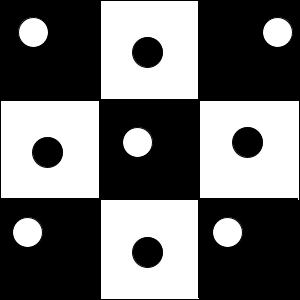
Frame 1 (no input)
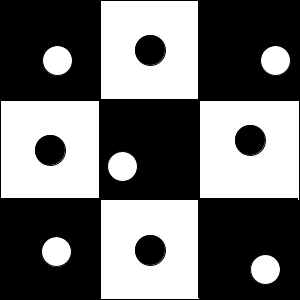
Frame 60 (the mouse pressed at the canvas centre just before this capture)
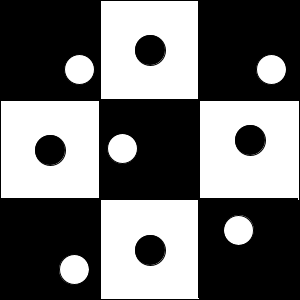
Frame 120 (the mouse held since frame 60 and released just before this capture)

The Processing sketch that drew these frames (run headless with seeded random() and noise(); from frame 60 on, the mouse is pressed at the canvas centre):

// Processing sketch: processing_8618
// ── processing_8618.pde

int size = 60;       // Width of the shape
float xpos, ypos;    // Starting position of shape    
float xspeed = 2.2;  // Speed of the shape
float yspeed = 2.2;  // Speed of the shape
int xdirection = 1;  // Left or Right
int ydirection = 1;  // Top to Bottom
float x1pos, y1pos;    // Starting position of shape    
int x1direction = 1;  // Left or Right
int y1direction = 1;  // Top to Bottom
float x2pos, y2pos;    // Starting position of shape    
int x2direction = 1;  // Left or Right
int y2direction = 1;  // Top to Bottom
float x3pos, y3pos;    // Starting position of shape    
int x3direction = 1;  // Left or Right
int y3direction = 1;  // Top to Bottom
float x4pos, y4pos;    // Starting position of shape    
int x4direction = 1;  // Left or Right
int y4direction = 1;  // Top to Bottom
float x5pos, y5pos;    // Starting position of shape    
int x5direction = 1;  // Left or Right
int y5direction = 1;  // Top to Bottom
float x6pos, y6pos;    // Starting position of shape    
int x6direction = 1;  // Left or Right
int y6direction = 1;  // Top to Bottom
float x7pos, y7pos;    // Starting position of shape    
int x7direction = 1;  // Left or Right
int y7direction = 1;  // Top to Bottom
float x8pos, y8pos;    // Starting position of shape    
int x8direction = 1;  // Left or Right
int y8direction = 1;  // Top to Bottom

void setup() {
  size(300,300);
  noStroke();
  frameRate(30);
  smooth();
  init_pos();
}

void draw() {
  background(0);
  stroke(0);
  
  draw_rect();
  ball1();
  ball2();
  ball3();
  ball4();
  ball5();
  ball6();
  ball7();
  ball8();
  ball9();
}

void init_pos(){
  // Set the starting position of shape
  xpos = 1;
  ypos = 0;

  x1pos = 120;
  y1pos = 20;

  x2pos = 250;
  y2pos = 0;

  x3pos = 20;
  y3pos = 120;

  x4pos = 110;
  y4pos = 110;

  x5pos = 220;
  y5pos = 110;

  x6pos = 0;
  y6pos = 200;

  x7pos = 120;
  y7pos = 220;

  x8pos = 200;
  y8pos = 200;
}

void draw_rect(){
    //Top left square
    fill(0);
    rect(0,0,width/3-1,height/3-1);

    //Top middle square
    fill(255);
    rect(width/3,0,width/3-1,height/3-1);

    //Top right square
    fill(0);
    rect(width-(width/3)-2,0,width/3,height/3-1);

    //2nd left square
    fill(255);
    rect(0,height/3,width/3-1,height/3-1);

    //2nd middle square
    fill(0);
    rect(width/3,height/3,width/3-1,height/3-1);

    //2nd right square
    fill(255);
    rect(width-(width/3)-1,height/3,width/3,height/3);

    //3rd left square
    fill(0);
    rect(0,(height-height/3-2),width/3-1,height/3-1);

    //3rd middle square
    fill(255);
    rect(width/3,(height-height/3-1),width/3-1,height/3);

    //3rd right square
    fill(0);
    rect(width-(width/3)-2,(height-height/3-2),width/3-1,height/3-1);
}

void ball1(){
  //1 Update the position of the shape
  xpos = xpos + ( xspeed * xdirection );
  ypos = ypos + ( yspeed * ydirection );
  
  if (xpos > width/6 || xpos < 0) {
    xdirection *= -1;
  }
      if (ypos > height/6 || ypos < 0) {
           ydirection *= -1;
       }
  // Draw the shape
  fill(255);
  ellipse(xpos+size/2, ypos+size/2, size/2, size/2);
  //ball bouncing end
}

void ball2(){
  //2 Update the position of the shape
  x1pos = x1pos - ( xspeed * x1direction );
  y1pos = y1pos + ( yspeed * y1direction );
  
  if (x1pos > width/3 || x1pos < 2*width/3) {
    x1direction *= -1;
  }
      if (y1pos > height/6 || y1pos < height/3) {
           y1direction *= -1;
       }
  // Draw the shape
  fill(0);
  ellipse(x1pos+size/2, y1pos+size/2, size/2, size/2);
  //ball bouncing end
}

void ball3(){
  //3 Update the position of the shape
  x2pos = x2pos - ( xspeed * x2direction );
  y2pos = y2pos + ( yspeed * y2direction );
  
  if (x2pos < 190 || x2pos > 250) {
    x2direction *= -1;
  }
        if (y2pos < 0 || y2pos > 50) {
           y2direction *= -1;
       }
  // Draw the shape
  fill(255);
  ellipse(x2pos+size/2, y2pos+size/2, size/2, size/2);
  //ball bouncing end
}

void ball4(){
  //4 Update the position of the shape
  x3pos = x3pos - ( xspeed * x3direction );
  y3pos = y3pos + ( yspeed * y3direction );
  
  if (x3pos > width/6 || x3pos < width/6) {
    x3direction *= -1;
  }
        if (y3pos > 2*height/3-size || y3pos <  2*height/3-size) {
           y3direction *= -1;
       }
  // Draw the shape
  fill(0);
  ellipse(x3pos+size/2, y3pos+size/2, size/2, size/2);
  //ball bouncing end
}

void ball5(){
  //5 Update the position of the shape
  x4pos = x4pos - ( xspeed * x4direction );
  y4pos = y4pos + ( yspeed * y4direction );
  
  if (x4pos < width/3-size/4 || x4pos > 2*width/3-1-size) {
    x4direction *= -1;
  }
        if (y4pos > 2*height/3-1-size || y4pos < height/3-size/6) {
           y4direction *= -1;
       }
  // Draw the shape
  fill(255);
  ellipse(x4pos+size/2, y4pos+size/2, size/2, size/2);
  //ball bouncing end
}

void ball6(){
  //6 Update the position of the shape
  x5pos = x5pos - ( xspeed * x5direction );
  y5pos = y5pos + ( yspeed * y5direction );
  
  if (x5pos < width-1-size || x5pos > width-1-size) {
    x5direction *= -1;
  }
        if (y5pos > height/3 || y5pos < height/3) {
           y5direction *= -1;
       }
  // Draw the shape
  fill(0);
  ellipse(x5pos+size/2, y5pos+size/2, size/2, size/2);
  //ball bouncing end
}

void ball7(){
  //7 Update the position of the shape
  x6pos = x6pos - ( xspeed * x6direction );
  y6pos = y6pos + ( yspeed * y6direction );
  
  if (x6pos > width/6 || x6pos < 0) {
    x6direction *= -1;
  }
        if (y6pos > height-size || y6pos < 2*height/3-1-size/6) {
           y6direction *= -1;
       }
  // Draw the shape
  fill(255);
  ellipse(x6pos+size/2, y6pos+size/2, size/2, size/2);
  //ball bouncing end
}

void ball8(){
  //8 Update the position of the shape
  x7pos = x7pos - ( xspeed * x7direction );
  y7pos = y7pos + ( yspeed * y7direction );
  
  if (x7pos > width/6 || x7pos < width/3) {
    x7direction *= -1;
  }
      if (y7pos < height || y7pos > 2*height/3) {
           y7direction *= -1;
       }
  // Draw the shape
  fill(0);
  ellipse(x7pos+size/2, y7pos+size/2, size/2, size/2);
  //ball bouncing end
}

void ball9(){
  //9 Update the position of the shape
  x8pos = x8pos - ( xspeed * x8direction );
  y8pos = y8pos + ( yspeed * y8direction );
  
  if (x8pos > width-1-size || x8pos < 2*width/3) {
    x8direction *= -1;
  }
      if (y8pos > height-size || y8pos < 2*height/3) {
           y8direction *= -1;
       }
  // Draw the shape
  fill(255);
  ellipse(x8pos+size/2, y8pos+size/2, size/2, size/2);
  //ball bouncing end
}
